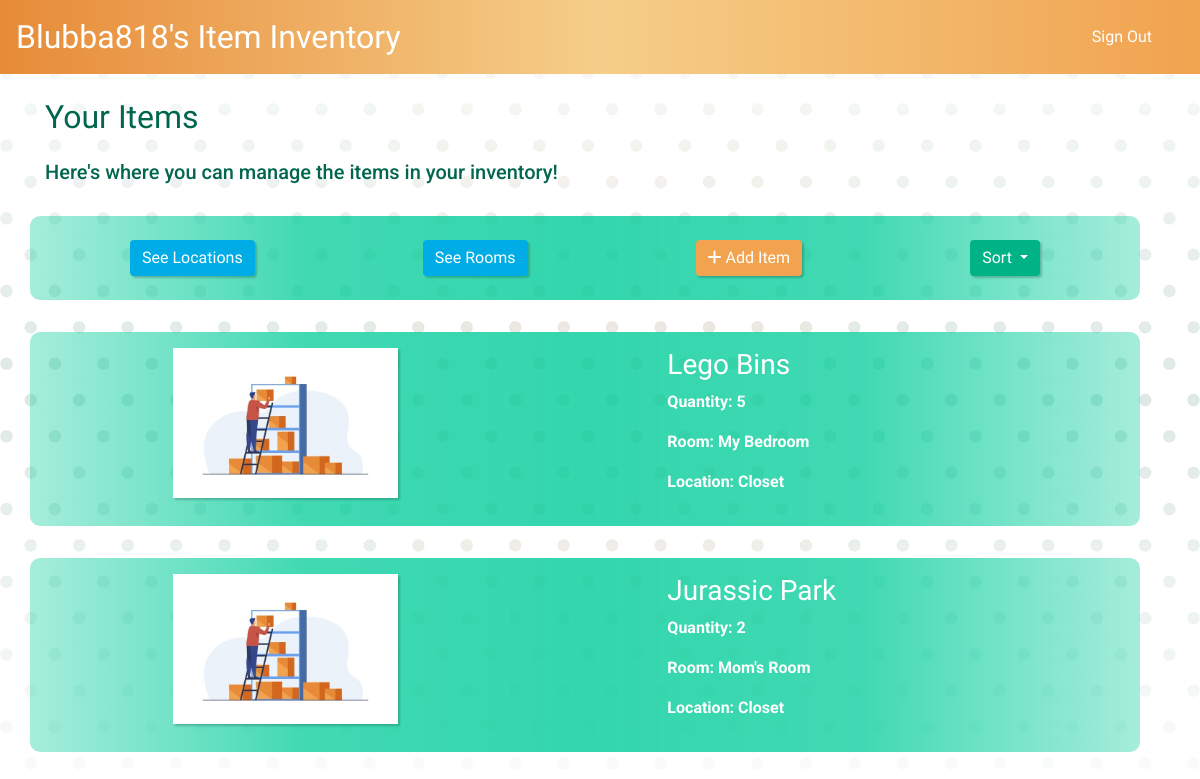
The app's page /items/ (signed in) with its own data.
### items/models.py (models this page shows, shortened)
class Item(models.Model):
    name = models.CharField(max_length=200)
    image = models.ImageField(upload_to='images/', default='images/inventory.jpg')
    description = models.CharField(max_length=1000)
    quantity = models.IntegerField(default=1)
    location_id = models.ForeignKey(Location, on_delete=models.CASCADE)
    created_by = models.ForeignKey(User, on_delete=models.CASCADE)
    date_added = models.DateField(auto_now_add=True)

class Location(models.Model):
    def __str__(self):
        return self.name
    name = models.CharField(max_length=200)
    image = models.ImageField(upload_to='images/', default='images/closet.jpg')
    room_id = models.ForeignKey(Room, on_delete=models.CASCADE)
    created_by = models.ForeignKey(User, on_delete=models.CASCADE)

class Room(models.Model):
    def __str__(self):
        return self.name
    name = models.CharField(max_length=200)
    image = models.ImageField(upload_to='images/', default='images/rooms.jpg')
    created_by = models.ForeignKey(User, on_delete=models.CASCADE)

### items/views.py (the view)
# urls.py: path('', views.index, name='index'),
def index(request):
    item_list = Item.objects.all()
    location_list = Location.objects.all()
    room_list = Room.objects.all()
    context = {
        'item_list': item_list,
        'location_list': location_list,
        'room_list': room_list
    }
    return render(request, 'items/index.html', context)

### items/templates/items/index.html (shortened to what this page needs)
{% extends 'items/base.html' %}
{% block body %}
    <h2 class="page-info">Your Items</h2>
    <h5 class="page-info">Here's where you can manage the items in your inventory!</h5>
    <div class="row" id="button_row">
        <a href="{% url 'items:locations' %}" class="btn btn-primary">See Locations</a>
        <a href="{% url 'items:rooms' %}" class="btn btn-primary">See Rooms</a>
        <a href="{% url 'items:create_item' %}" class="btn btn-warning"><i class="fas fa-plus"></i> Add Item</a>
        <button class="btn btn-success dropdown-toggle" type="button" id="sortDropdownButton" data-toggle="dropdown" aria-haspopup="true" aria-expanded="false">
            Sort
        </button>
    </div>
    {% for item in item_list %}
        {% if item.created_by == user %}
            <a href="{% url 'items:item_detail' item.id %}" class="item-link">
                <div class="row">
                    <div class="col-md-3">
                        <img src="../../media/{{ item.image }}" height="150px" alt="">
                    </div>
                    <div class="col-md-4">
                        <h3>{{ item.name }}</h3>
                        <p>Quantity: {{ item.quantity }}</p>
                        <p>Room: {{ item.location_id.room_id }}</p>
                        <p>Location: {{ item.location_id }}</p>
                    </div>
                </div>
            </a>
        {% endif %}
    {% endfor %}
{% endblock %}

### items/templates/items/base.html (shortened to what this page needs)
{% load static %}
<!doctype html>
<html lang="en">
<head>
    <link rel="stylesheet" href="{% static 'items/main.css' %}">
    <link rel="stylesheet" href="https://cdn.jsdelivr.net/npm/bootstrap@4.6.0/dist/css/bootstrap.min.css">
</head>
<body>
    <nav class="navbar navbar-dark bg-dark">
        <a href="{% url 'items:index' %}" class="navbar-brand">{% if user.is_authenticated %}{{ user.username }}'s{% endif %} Item Inventory</a>
        <div class="navbar">
            {% if user.is_authenticated %}
                <a href="{% url 'logout' %}" class="nav-item nav-link">Sign Out</a>
            {% else %}
                <a href="{% url 'login' %}" class="nav-item nav-link">Sign In</a>
                <a href="{% url 'register' %}" class="nav-item nav-link">Register</a>
            {% endif %}
        </div>
    </nav>
<div class="container">
    {% url 'login' as login %}
    {% url 'logout' as logout %}
    {% url 'register' as register %}
    {% if user.is_authenticated or request.path == login or request.path == logout or request.path == register %}
        {% block body %}
        {% endblock %}
    {% else %}
        <h5 class="page-info">Welcome to Item Inventory! Here, you can create an inventory of the things you own,
            so you never have to wonder where something is again!</h5>
        <h3 class="page-info">Sign in or register using the links above to start!</h3>
    {% endif %}
</div>
</body>
</html>

### items/static/items/main.css (style rules this page uses)
body { background: linear-gradient(rgba(255,255,255,.9), rgba(255,255,255,.25), rgba(255,255,255,.9)), url("../../media/images/bg.png") no-repeat center fixed; background-size: cover; }
h1, h2, h3, .navbar-brand, label, .btn, .navbar a { font-family: 'Patua One', Arial, helvetica, sans-serif; }
.navbar-brand { font-size: 2rem !important; }
h4, h5, h6, p, form { font-family: 'Roboto', Arial, helvetica, sans-serif; }
h4, h5, h6, p { font-weight: bold; }
nav { background: linear-gradient(to right, #e78b38, #f5ce89, #f1a34f); width: 100%; margin: 0 auto; }
.navbar a { color: white !important; }
.container { width: 80%; margin: 0 auto; color: white; }
.page-info { color: #00664d; margin-top: 1.5rem; }
img { box-shadow: 2px 2px 2px rgba(0,51,38,.25); }
.item-link { color: white; }
.row { width: 100%; margin: 2rem auto; padding: 1rem; display: flex; justify-content: space-around; flex-direction: row; background: linear-gradient(to right, rgba(0,204,153,.35), rgba(0,204,153,.75), rgba(0,204,153,.8), rgba(0,204,153,.75), rgba(0,204,153,.35)); border-radius: 10px; }
.row .btn { margin: .5rem; }
.btn { border: none !important; box-shadow: 2px 2px 2px rgba(0,51,38,.25); }
.btn-primary { background-color: #00ace6 !important; color: white !important; }
.btn-success { background-color: #00b386 !important; color: white !important; }
.btn-warning { background-color: #f1a34f !important; color: white !important; }

### records on screen
Item: image (picture), name "Lego Bins", quantity "5", location_id.room_id "My Bedroom", location_id "Closet"
Item: image (picture), name "Jurassic Park", quantity "2", location_id.room_id "Mom's Room", location_id "Closet"

### other values on screen
{{ user.username }} "Blubba818"
